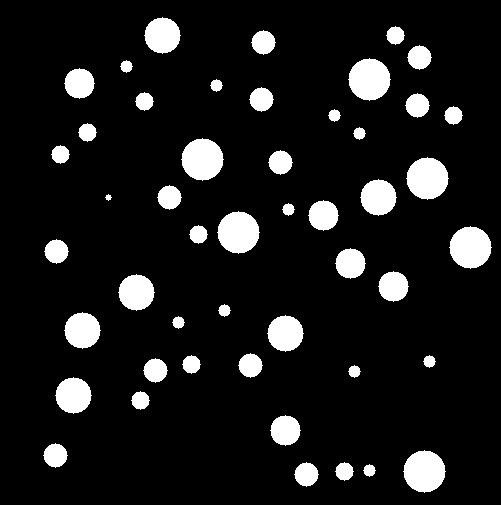
//> input picture images/pair1/figure_A.bmp, 501 x 505 px
$ ./CircleDetection ../images/pair1/figure_A.bmp   (built with g++ and OpenCV 4)
//> lines starting //> are read from the running program, lines starting //| are printed output that depends on the picture; after the words box and inside, x2 and y2 are one past the last pixel; in counts of white or black regions, pixels touching at a corner belong together
//============================================================================
// Name        : CircleDetection.cpp
// Author      : Bill Byung Gu Cho
// Version     : 1.0
// Copyright   : Free For All
// Description : Circle detection using hough transform in C++, Ansi-style
//============================================================================


#include "opencv2/highgui/highgui.hpp"
#include "opencv2/imgproc/imgproc.hpp"
#include "opencv2/core/core.hpp"
#include <iostream>
#include <stdio.h>
#include <algorithm>
#include <iterator>
#include <cstdlib>
#include <cmath>
#include <vector>
#include <functional>
#include <sys/types.h>
#include <sys/stat.h>
#include <unistd.h>

using namespace cv;
using namespace std;


// CircleGroup class
class CircleGroup{
private:
	Mat circles;
	int no_circles;

public:
	void sortCircles(Mat, int, int);
	Mat getCircles(){return this->circles;}
	Mat getCircleCenters();
	Mat getCircleRadii();
	int getNoCircles(){ return no_circles; }


	CircleGroup(Mat circles_in){
		this->no_circles = circles_in.rows;
		this->sortCircles(circles_in, this->no_circles, 0);
	}

	CircleGroup(Mat circles_in, int no_limit, int opt){

		this->no_circles = min(no_limit, circles_in.rows);
		this->sortCircles(circles_in, this->no_circles, opt);
	}

	~CircleGroup(){}
};

Mat permGenerator(int n, int k);
Mat shuffleRows(const Mat &matrix);
Mat removeOverlapCircles(Mat circles);
Mat getAffineMat(Mat src_pts, Mat dst_pts);
Mat optimalAffineMat(CircleGroup* src, CircleGroup* dst, float th, unsigned long int max_numLoop);


int main(int argc, char** argv)
{
	// Parameters for circle detection
	int filt_size = 3;
	float filt_std = 2;
	float dp = 1;			// Inverse ratio of resolution
	float edge_th = 100;	// Upper threshold for canny edge detector
	float cen_th = 12;		// Center detection threshold
	float min_rad = 1;		// minimum detectable radius
	float max_rad = 30;		// maximum detectable radius


	// Parameters for registration
	float th = 1;			// objective function threshold
	unsigned long int max_numLoop = 50000;		// Number of maximum loops
	int opt = 0;			// circle picking option
							// opt=0: pick the larger circles
							// opt=1: pick the circles far from the mean center

	Mat src, src_gray, dst, dst_gray;

	// Read the image
	string arg1(argv[1]);
	string src_file = "../images/pair" + arg1 + "/figure_A.bmp" ;
	string dst_file = "../images/pair" + arg1 + "/figure_B.bmp" ;

	src = imread(src_file, 1);
//> src is the input picture: 505 rows x 501 cols, CV_8UC3; 10.3% white; 48 white regions, largest, box (x1, y1, x2, y2) and area: (348, 58, 391, 101) 1373, (181, 138, 224, 181) 1373, (406, 157, 449, 200) 1373
	dst = imread(dst_file, 1);
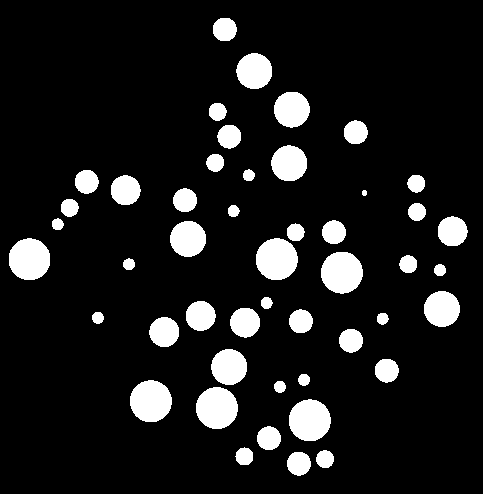
//> input picture images/pair1/figure_B.bmp, 483 x 494 px
//> dst is the input picture: 494 rows x 483 cols, CV_8UC3; 11.1% white; 48 white regions, largest, box (x1, y1, x2, y2) and area: (256, 238, 298, 280) 1387, (130, 380, 172, 422) 1387, (196, 387, 238, 429) 1387

	if( !src.data || !dst.data ){ return -1; }

	// Convert it to gray
	cvtColor( src, src_gray, CV_BGR2GRAY );
	cvtColor( dst, dst_gray, CV_BGR2GRAY );

	// Reduce the noise so we avoid false circle detection
	GaussianBlur( src_gray, src_gray, Size(filt_size,filt_size), filt_std, filt_std );
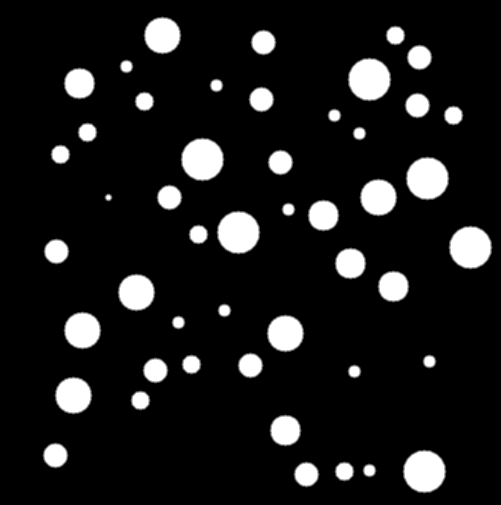
//> src_gray: 505 rows x 501 cols, CV_8UC1; min 0, max 255, mean 26.3
	GaussianBlur( dst_gray, dst_gray, Size(filt_size,filt_size), filt_std, filt_std );
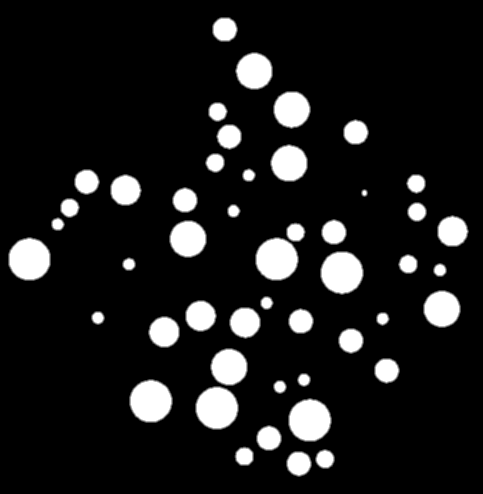
//> dst_gray: 494 rows x 483 cols, CV_8UC1; min 0, max 255, mean 28.2

	// Apply the Hough Transform to find the circles
	vector<Vec3f> src_circles_vec;
	vector<Vec3f> dst_circles_vec;
	HoughCircles( src_gray, src_circles_vec, CV_HOUGH_GRADIENT, dp, src_gray.rows/32, edge_th, cen_th, min_rad, max_rad );
//> src_circles_vec = 47 circles (x, y, radius), first 12: [73.5, 395.5, 17.4], [82.5, 330.5, 17.4], [136.5, 292.5, 17.4], [162.5, 35.5, 17.4], [285.5, 333.5, 17.4], [378.5, 197.5, 17.4], [79.5, 83.5, 14.7], [285.5, 430.5, 14.7], [323.5, 215.5, 14.7], [350.5, 263.5, 14.7], [393.5, 286.5, 14.7], [202.5, 160.5, 22.4]
	HoughCircles( dst_gray, dst_circles_vec, CV_HOUGH_GRADIENT, dp, dst_gray.rows/32, edge_th, cen_th, min_rad, max_rad );
//> dst_circles_vec = 47 circles (x, y, radius), first 12: [216.5, 407.5, 21.1], [309.5, 419.5, 20.4], [253.5, 70.5, 17.4], [288.5, 162.5, 17.4], [341.5, 272.5, 20.4], [187.5, 238.5, 18.2], [441.5, 308.5, 18.2], [228.5, 366.5, 18.2], [276.5, 258.5, 20.3], [291.5, 109.5, 17.4], [163.5, 331.5, 15.2], [29.5, 259.5, 20.8]


	// Convert STL vectors to CV Mat objects
	Mat src_circles_Mat(src_circles_vec.size(), 3, CV_32FC1);
//> src_circles_Mat = 47 rows, first 8: [0, 0, 0], [0, 0, 0], [0, 0, 0], [0, 0, 0], [0, 0, 0], [0, 0, 0], [0, 0, 0], [0, 0, 0]
	Mat dst_circles_Mat(dst_circles_vec.size(), 3, CV_32FC1);
//> dst_circles_Mat has the same summary as src_circles_Mat

	for (size_t i = 0 ; i < src_circles_vec.size() ; ++i ){
		for(int j = 0; j < 3 ; ++j){
			src_circles_Mat.at<float>(i,j) = src_circles_vec.at(i)[j];
		}
	}
//> this loop made 47 passes
//> after the loop, src_circles_Mat = 47 rows, first 8: [73.5, 395.5, 17.4], [82.5, 330.5, 17.4], [136.5, 292.5, 17.4], [162.5, 35.5, 17.4], [285.5, 333.5, 17.4], [378.5, 197.5, 17.4], [79.5, 83.5, 14.7], [285.5, 430.5, 14.7]

	for (size_t i = 0 ; i < dst_circles_vec.size() ; ++i ){
		for(int j = 0; j < 3 ; ++j){
			dst_circles_Mat.at<float>(i,j) = dst_circles_vec.at(i)[j];
		}
	}
//> after the loop, dst_circles_Mat = 47 rows, first 8: [216.5, 407.5, 21.1], [309.5, 419.5, 20.4], [253.5, 70.5, 17.4], [288.5, 162.5, 17.4], [341.5, 272.5, 20.4], [187.5, 238.5, 18.2], [441.5, 308.5, 18.2], [228.5, 366.5, 18.2]

	// Remove the overlapping circles
	Mat src_circles;
	Mat dst_circles;

	src_circles =  removeOverlapCircles(src_circles_Mat);
//> in removeOverlapCircles, `Mat circle_centers = circles.colRange(0,2);`: circle_centers = 47 pairs, first value 55.5 to 470.5, second value 35.5 to 474.5
//> in removeOverlapCircles, `Mat circle_radii = circles.col(2);`: circle_radii = 47 values, max 22.4 at index 11, min 5.5 at index 37, mean 12.06
//> the loop in removeOverlapCircles, `for (int i = 0 ; i < circles.rows ; ++i)` made 47 passes
//> maxVal on passes 1 to 12: 17.4, 17.4, 17.4, 17.4, 17.4, 17.4, 14.7, 14.7, 14.7, 14.7, 14.7, 22.4
//> after the loop in removeOverlapCircles, `for (int i = 0 ; i < circles.rows ; ++i)`: minVal = 0; maxVal = 5.5; minIndx = 0; maxIndx = 46
//> src_circles has the same summary as src_circles_Mat
	dst_circles =  removeOverlapCircles(dst_circles_Mat);
//> the loop in removeOverlapCircles (call 2), `for (int i = 0 ; i < circles.rows ; ++i)` made 47 passes
//> maxVal on passes 1 to 12: 21.1, 20.4, 17.4, 17.4, 20.4, 18.2, 18.2, 18.2, 20.3, 17.4, 15.2, 20.8
//> dst_circles has the same summary as dst_circles_Mat

	CircleGroup src_ft(src_circles, 40, opt);
//> in sortCircles, `Mat radii = circles_in.col(2);`: radii has the same summary as circle_radii in removeOverlapCircles
//> in sortCircles, `sortIdx(radii, sort_indx, CV_SORT_EVERY_COLUMN+CV_SORT_DESCENDING);`: sort_indx = 47 values, max 46 at index 46, min 0 at index 7, mean 23
//> in sortCircles, `Mat sorted_circles_cut = sorted_circles.rowRange(0,no_limit);`: sorted_circles_cut = 40 rows, first 8: [470.5, 248.5, 22.4], [427.5, 179.5, 22.4], [424.5, 472.5, 22.4], [369.5, 80.5, 22.4], [238.5, 233.5, 22.4], [202.5, 160.5, 22.4], [82.5, 330.5, 17.4], [73.5, 395.5, 17.4]
//> in sortCircles, `this->circles = sorted_circles_cut;`: this->circles has the same summary as sorted_circles_cut
	CircleGroup dst_ft(dst_circles, 10, opt);

	Mat H = optimalAffineMat(&src_ft, &dst_ft, th, max_numLoop);
//> in getCircleCenters, `Mat center = this->circles.colRange(0,2);`: center = 40 pairs, first value 55.5 to 470.5, second value 35.5 to 474.5
//> in optimalAffineMat, `Mat x1 = src->getCircleCenters();`: x1 has the same summary as center in getCircleCenters
//> in optimalAffineMat, `Mat x2 = dst->getCircleCenters();`: x2 = [[216.5, 407.5], [149.5, 401.5], [29.5, 259.5], [309.5, 419.5], [341.5, 272.5], [276.5, 258.5], [187.5, 238.5], [441.5, 308.5], [228.5, 366.5], [253.5, 70.5]]
//> in getCircleRadii, `Mat radii = this->circles.colRange(2,3);`: radii = 40 values, max 22.4 at index 0, min 5.5 at index 37, mean 13.21
//> in optimalAffineMat, `Mat r1 = src->getCircleRadii();`: r1 has the same summary as radii in getCircleRadii
//> in optimalAffineMat, `Mat r2 = dst->getCircleRadii();`: r2 = [21.1, 21.1, 20.8, 20.4, 20.4, 20.3, 18.2, 18.2, 18.2, 17.4]
//> the loop in optimalAffineMat, `for (int i = 0 ; i < ranPts1.rows ; ++i)` made 556 passes
//> (count, x11_indx, x12_indx, min_distance_num) on passes 1 to 3: (1, 4, 11, 56.34), (0, 14, 11, 196.9), (1, 1, 15, 134.4)
	H.pop_back(1);


	Mat warped_img = Mat::zeros( dst_gray.rows, dst_gray.cols, dst_gray.type());

	// warp the source image
	warpAffine(src, warped_img, H, Size(warped_img.cols, warped_img.rows));
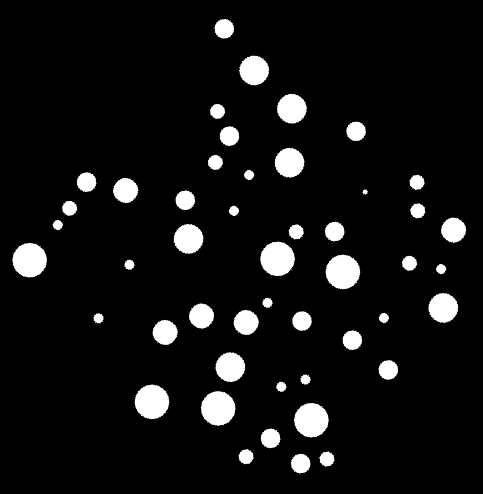
//> warped_img: 494 rows x 483 cols, CV_8UC3; min 0, max 255, mean 18.7

	// Draw the circles detected
	int src_r, dst_r;
	for( int i = 0; i < src_circles.rows ; ++i ){
		Point src_center(cvRound(src_circles.at<float>(i,0)), cvRound(src_circles.at<float>(i,1)));
		src_r= cvRound(src_circles.at<float>(i,2));
		circle( src, src_center, 3, Scalar(0,255,0), -1, 8, 0 );
		circle( src, src_center, src_r, Scalar(0,0,255), 2, 8, 0 );
	}
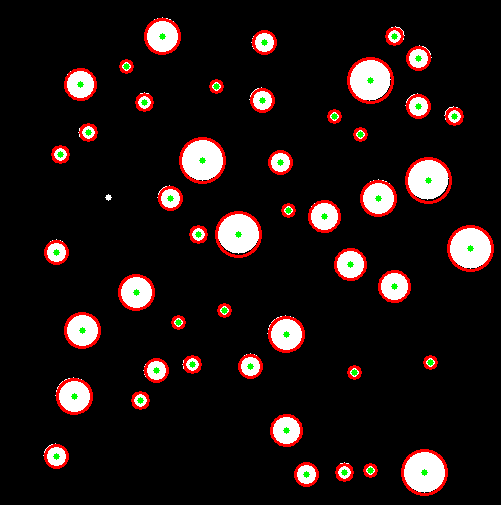
//> src: 505 rows x 501 cols, CV_8UC3; 4.79% of pixels changed, all inside (x1, y1, x2, y2) = (44, 18, 494, 496)

	for( int i = 0; i < dst_circles.rows; ++i ){
        Point dst_center(cvRound(dst_circles.at<float>(i,0)), cvRound(dst_circles.at<float>(i,1)));
        dst_r = cvRound(dst_circles.at<float>(i,2));
        circle( dst, dst_center, 3, Scalar(0,255,0), -1, 8, 0 );
        circle( dst, dst_center, dst_r, Scalar(0,0,255), 2, 8, 0 );
	}
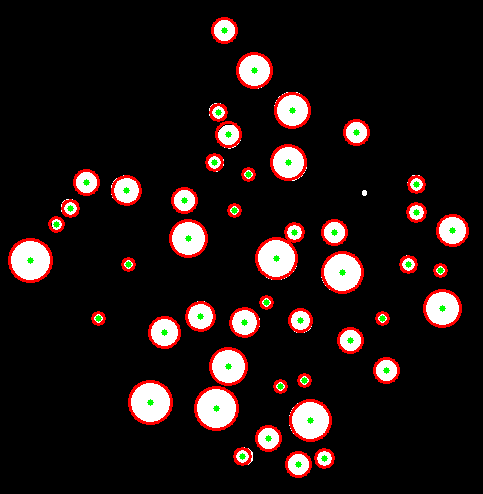
//> dst: 494 rows x 483 cols, CV_8UC3; 5.09% of pixels changed, all inside (x1, y1, x2, y2) = (8, 17, 469, 478)

	// Show the results
	namedWindow( "Image A", CV_WINDOW_AUTOSIZE );
	imshow( "Image A", src );

	namedWindow( "Image B", CV_WINDOW_AUTOSIZE );
	imshow( "Image B", dst );

	namedWindow( "Warped Image A", CV_WINDOW_AUTOSIZE );
	imshow( "Warped Image A", warped_img);

	waitKey(0);

	char dosave;
	struct stat st = {0};
	string save_dir = "../result_images/pair";
	save_dir = save_dir + arg1;
	char *save_dir1 = new char[save_dir.size() + 1];
	memcpy(save_dir1, save_dir.c_str(), save_dir.size() + 1);
	cout << "Save the images ? (y/n): ";
	cin >> dosave;
//> the answer given: n
	if (dosave == 'y'){
		if (stat(save_dir1, &st)==-1){
			mkdir(save_dir1, 0700);
		}

		string src_save_name;
		string dst_save_name;
		string warp_save_name;
		src_save_name = save_dir + "/figure_A_circle.bmp";
		dst_save_name = save_dir + "/figure_B_circle.bmp";
		warp_save_name = save_dir + "/figure_A_warped.bmp";

		imwrite(src_save_name, src);
		imwrite(dst_save_name, dst);
		imwrite(warp_save_name, warped_img);
	}


	return 0;


}

// Sort the circles from further to closer to the mean center of the circles
void CircleGroup::sortCircles(Mat circles_in, int no_limit, int opt)
{
	Mat sorted_circles(circles_in.rows, circles_in.cols, circles_in.type());
	Mat radii = circles_in.col(2);
	Mat sort_indx;
	switch (opt){
	case 0:
		// Get the big circles
		sortIdx(radii, sort_indx, CV_SORT_EVERY_COLUMN+CV_SORT_DESCENDING);
		for (int j = 0 ; j < sort_indx.rows ; ++j){
			sorted_circles.at<float>(j,0) = circles_in.at<float>(sort_indx.at<int>(j,0),0);
			sorted_circles.at<float>(j,1) = circles_in.at<float>(sort_indx.at<int>(j,0),1);
			sorted_circles.at<float>(j,2) = circles_in.at<float>(sort_indx.at<int>(j,0),2);
		}
		break;
	case 1:
		// Get the circles far from the mean center position
		Mat row_mean;
		reduce(circles_in, row_mean, 0, CV_REDUCE_AVG);
		Mat mean_x = repeat(row_mean.col(0),circles_in.rows, 1);
		Mat mean_y = repeat(row_mean.col(1),circles_in.rows, 1);
		Mat center_x = circles_in.col(0);
		Mat center_y = circles_in.col(1);
		Mat diff_x = center_x - mean_x;
		Mat diff_y = center_y - mean_y;
		Mat distance;
		Mat sort_indx;
		sqrt(diff_x.mul(diff_x)+diff_y.mul(diff_y), distance);
		sortIdx(distance, sort_indx, CV_SORT_EVERY_COLUMN+CV_SORT_DESCENDING);
		for (int i = 0 ; i < sort_indx.rows ; ++i){
			sorted_circles.at<float>(i,0) = circles_in.at<float>(sort_indx.at<int>(i,0),0);
			sorted_circles.at<float>(i,1) = circles_in.at<float>(sort_indx.at<int>(i,0),1);
			sorted_circles.at<float>(i,2) = circles_in.at<float>(sort_indx.at<int>(i,0),2);
		}
		break;
	}
	Mat sorted_circles_cut = sorted_circles.rowRange(0,no_limit);

	this->circles = sorted_circles_cut;
}


Mat CircleGroup::getCircleCenters(void){
	Mat center = this->circles.colRange(0,2);
	return center;
}

Mat CircleGroup::getCircleRadii(void){
	Mat radii = this->circles.colRange(2,3);
	return radii;
}

Mat permGenerator(int n, int k)
{
	vector< vector<int> > permutations;
	vector<int> d(n);
    vector<int> d_short(k);
    for (std::size_t i = 0; i != d.size(); ++i) { d[i] = i;}
    do
    {
        for (int i = 0; i < k; i++){ d_short[i] = d[i]; }
        permutations.push_back(d_short);
        std::reverse(d.begin()+k,d.end());
    } while (next_permutation(d.begin(),d.end()));

    Mat perm_Mat(permutations.size(), k, CV_32SC1);
    for (size_t i = 0 ; i < permutations.size() ; ++i ){
    	for(int j = 0; j < k ; ++j){
    		perm_Mat.at<int>(i,j) = permutations[i][j];
    	}
    }
    return perm_Mat;
}

Mat shuffleRows(const Mat &matrix)
{
  std::vector <int> seeds;
  for (int cont = 0; cont < matrix.rows; cont++)
    seeds.push_back(cont);

  randShuffle(seeds);

  Mat output;
  for (int cont = 0; cont < matrix.rows; cont++)
    output.push_back(matrix.row(seeds[cont]));

  return output;
}

Mat removeOverlapCircles(Mat circles){
	Mat circles_removed;
	Mat circle_centers = circles.colRange(0,2);
	Mat diff_centers_sqr, diff_sqr;
	Mat circle_radii = circles.col(2);
	Mat r_sum;
	Mat c_diff;
	Mat tmp_mask, mask;
	Mat tmp_circles;
	double minVal, maxVal;
	int minIndx, maxIndx;


	for (int i = 0 ; i < circles.rows ; ++i){
		pow(circle_centers-repeat(circle_centers.row(i),circles.rows,1), 2, diff_centers_sqr);
		reduce(diff_centers_sqr, diff_sqr, 1, CV_REDUCE_SUM);
		sqrt(diff_sqr, c_diff);
		r_sum = abs(circle_radii + repeat(circle_radii.row(i),circles.rows,1));
		tmp_mask = c_diff < r_sum;
		mask = repeat(tmp_mask, 1, 3);
		circles.copyTo(tmp_circles, mask);
		minMaxIdx(tmp_circles.col(2), &minVal, &maxVal, &minIndx, &maxIndx);
		tmp_circles.release();

		if (maxIndx==i){
			circles_removed.push_back(circles.row(i));
		}
	}
	return circles_removed;
}

// get the affine transform matrix given two pairs of corresponding points.
Mat getAffineMat(Mat x1, Mat x2)
{
	float data_A[4][4] = {{x1.at<float>(0,0), -x1.at<float>(0,1), 1.0, 0.0} ,
						  {x1.at<float>(0,1), x1.at<float>(0,0),  0.0, 1.0} ,
						  {x1.at<float>(1,0), -x1.at<float>(1,1), 1.0, 0.0} ,
						  {x1.at<float>(1,1), x1.at<float>(1,0),  0.0, 1.0}};

	Mat A(4,4,CV_32FC1, &data_A);
	float data_b[4] = {x2.at<float>(0,0), x2.at<float>(0,1),
				       x2.at<float>(1,0), x2.at<float>(1,1)};
	Mat b(1,4,CV_32FC1, &data_b);
	Mat x = A.inv()*b.t();
	Mat H = (Mat_<float>(3,3) << x.at<float>(0,0), -x.at<float>(1,0), x.at<float>(2,0),
									 x.at<float>(1,0),  x.at<float>(0,0), x.at<float>(3,0),
									 0.0, 0.0, 1.0);
	return H;
}


Mat optimalAffineMat(CircleGroup* src, CircleGroup* dst, float th, unsigned long int max_numLoop)
{
	unsigned long int numLoop = 1;
	unsigned long int max_count = 0;

	// get the circle centers and radii
	Mat x1 = src->getCircleCenters();
	Mat x2 = dst->getCircleCenters();
	Mat r1 = src->getCircleRadii();
	Mat r2 = dst->getCircleRadii();

	// create homogeneous coordinate matrix of the center points
	Mat x1_hom = x1.t();
	Mat make_hom1 = Mat::ones(1,x1.rows, CV_32FC1);
	x1_hom.push_back(make_hom1);

	Mat x2_hom = x2.t();
	Mat make_hom2 = Mat::ones(1,x2.rows, CV_32FC1);
	x2_hom.push_back(make_hom2);

	// generate permutations and shuffle randomly
	Mat perPts1 = permGenerator(x1.rows, 2);
	Mat perPts2 = permGenerator(x2.rows, 2);
	Mat ranPts1 = shuffleRows(perPts1);
	Mat ranPts2 = shuffleRows(perPts2);

	Mat sub_x1(2, 2, CV_32FC1);
	Mat sub_x2(2, 2, CV_32FC1);
	Mat x1_warp_hom, x1_warp, x1_warp_copy, r1_copy;
	Mat diff_center, diff_center2, distance1, distance2, distance;
	Mat affMat, affMat_final;
	unsigned long int count = 0;
	int x11_indx, x12_indx, x21_indx, x22_indx;
	Mat min_distance;
	float min_distance_num;

	for (int i = 0 ; i < ranPts1.rows ; ++i){
		for (int j = 0 ; j <ranPts2.rows ; ++j){
			count = 0;
			x11_indx = ranPts1.at<int>(i,0);
			x12_indx = ranPts1.at<int>(i,1);
			x21_indx = ranPts2.at<int>(j,0);
			x22_indx = ranPts2.at<int>(j,1);
			x1.row(x11_indx).copyTo(sub_x1.row(0));
			x1.row(x12_indx).copyTo(sub_x1.row(1));
			x2.row(x21_indx).copyTo(sub_x2.row(0));
			x2.row(x22_indx).copyTo(sub_x2.row(1));

			// get the affine transform matrix for each case
			affMat = getAffineMat(sub_x1,  sub_x2);

			// warp x1
			x1_warp_hom = affMat*x1_hom;
			x1_warp_hom.pop_back(1);
			x1_warp = x1_warp_hom.t();

			for (int k = 0 ; k < x1_warp.rows ; ++k){
				x1_warp_copy = repeat(x1_warp.row(k),x2.rows,1);
				pow(x2-x1_warp_copy, 2, diff_center);
				reduce(diff_center, diff_center2, 1, CV_REDUCE_SUM);
				sqrt(diff_center2, distance1);
				r1_copy =repeat(r1.row(k),r2.rows,1);
				distance2 = r2 - r1_copy;
				distance = distance1 + distance2;
				reduce(distance, min_distance, 0, CV_REDUCE_MIN);
				min_distance_num = min_distance.at<float>(0,0);
				if (min_distance_num < th){ count++; }

			}

			if (max_count < count){
				max_count = count;
				cout << "max count = " << count << " / " << min(x1.rows, x2.rows) << endl;
				affMat_final = affMat;
			}
			numLoop++;

			if (max_count >= 0.9*min(x1.rows,x2.rows) || numLoop>max_numLoop){ break; }
		}
		if (max_count >= 0.9*min(x1.rows,x2.rows) || numLoop>max_numLoop){ break; }
	}

	return affMat_final;
}
